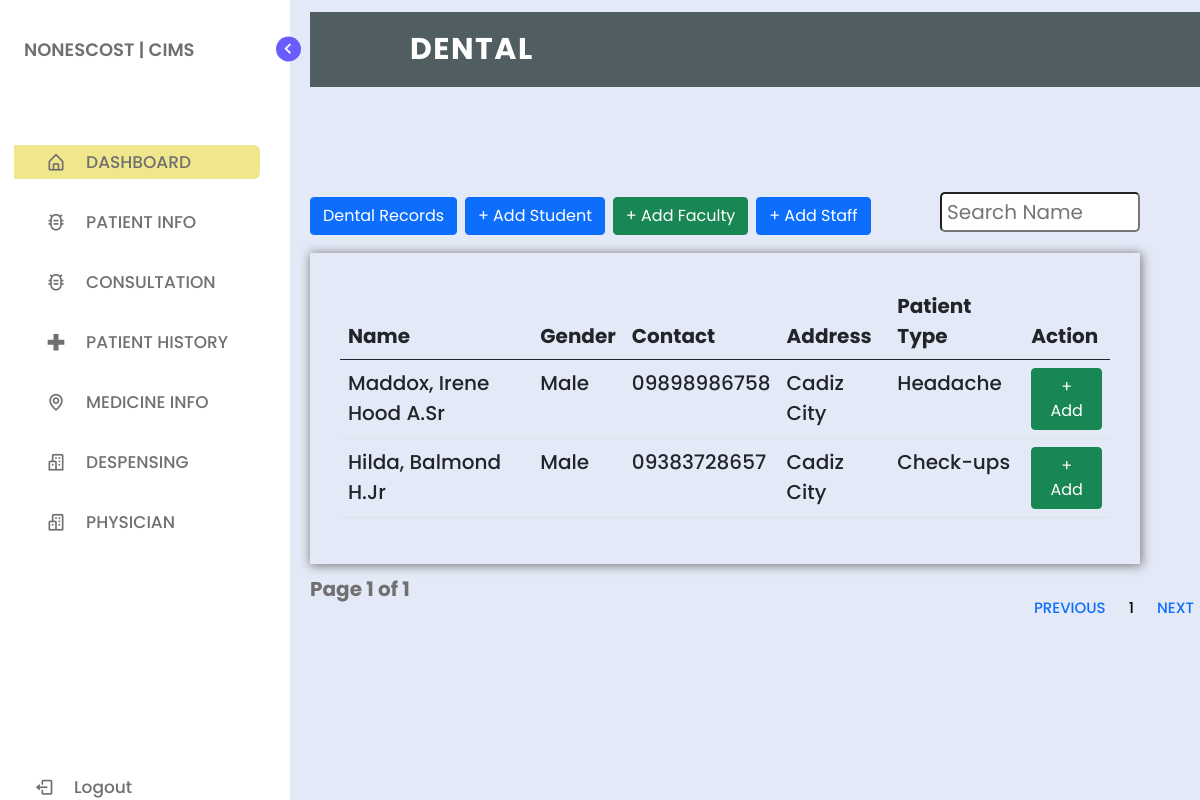
Page /denfaculty.php on the committed database.
### tables this page shows
CREATE TABLE `tbl_patient_record` (
  `id` int(11) NOT NULL,
  `f_name` varchar(255) NOT NULL,
  `m_name` varchar(255) NOT NULL,
  `l_name` varchar(255) NOT NULL,
  `suffix` varchar(255) NOT NULL,
  `gender` varchar(255) NOT NULL,
  `con_num` varchar(255) NOT NULL,
  `address` varchar(255) NOT NULL,
  `dob` varchar(255) NOT NULL,
  `email` varchar(255) NOT NULL,
  `patient_type` varchar(255) NOT NULL,
  `course` varchar(255) NOT NULL,
  `access` varchar(255) NOT NULL
);

### denfaculty.php (the view, shortened to what this page needs)
<?php
include_once('connection.php');
if (isset($_GET['page_no']) && $_GET['page_no'] !== "") {
    $page_no = $_GET['page_no'];
} else {
    $page_no = 1;
}
$total_records_per_page = 2;
$offset = ($page_no - 1) * $total_records_per_page;
$previous_page = $page_no - 1;
$next_page = $page_no + 1;
$result_count = mysqli_query($conn, "SELECT COUNT(*) as total_records FROM tbl_patient_record WHERE access = 'Faculty'") or die(mysqli_error($conn));
$records = mysqli_fetch_array($result_count);
$total_records = $records['total_records'];
$total_no_of_pages = ceil($total_records / $total_records_per_page);
$sql = "SELECT * FROM tbl_patient_record WHERE access = 'Faculty' LIMIT $offset, $total_records_per_page";
$result = mysqli_query($conn, $sql) or die(mysqli_error($conn));
?>
<!DOCTYPE html>
<html lang="en">
<head>
    <link href="https://cdn.jsdelivr.net/npm/bootstrap@5.0.2/dist/css/bootstrap.min.css" rel="stylesheet">
    <link href="https://cdn.jsdelivr.net/npm/bootstrap@5.0.2/dist/css/bootstrap.min.css" rel="stylesheet">
    <link href="https://cdn.jsdelivr.net/npm/bootstrap@5.0.2/dist/css/bootstrap.min.css" rel="stylesheet">
    <link href="https://cdn.jsdelivr.net/npm/bootstrap@5.0.2/dist/css/bootstrap.min.css" rel="stylesheet">
    <link rel="stylesheet" href="style.css">
    <link href='https://unpkg.com/boxicons@2.1.1/css/boxicons.min.css' rel='stylesheet'>
</head>
<body>
    <nav class="sidebar">
        <header>
            <div class="image-text">
                <div class="text logo-text">
                    <span style="margin-left: -50px;" class="name">NONESCOST | CIMS</span>
                </div>
            </div>
            <i class='bx bx-chevron-right toggle'></i>
        </header>
        <div class="menu-bar">
            <div class="menu">
                <ul class="menu-links">
                    <li class="nav-link">
                        <a href="index.php" id="lop">
                            <i class='bx bx-home-alt icon'></i>
                            <span class="text nav-text">DASHBOARD</span>
                        </a>
                    </li>
                    <li class="nav-link">
                    <div class="dropdown" style="height: 30px;">
                        <a href="list_of_prk.php">
                            <i class='bx bx-bug-alt icon'></i>
                            <span class="text">PATIENT INFO</span>
                            </div>
                    </li>
                    <li class="nav-link">
                    <div class="dropdown" style="height: 30px;">
                        <a href="list_of_prk.php">
                            <i class='bx bx-bug-alt icon'></i>
                            <span class="text">CONSULTATION</span>
                            </div>
                    </li>
                    <li class="nav-link">
                        <a href="patient_history.php">
                            <i class='bx bx-plus-medical icon plus-medical'></i>
                            <span class="text nav-text">PATIENT HISTORY</span>
                        </a>
                    </li>
                    <li class="nav-link">
                        <a href="medicine.php">
                            <i class='bx bx-map icon map'></i>
                            <span class="text nav-text">MEDICINE INFO</span>
                        </a>
                    </li>
                    <li class="nav-link">
                        <a href="despensing.php">
                            <i class='bx bx-buildings icon buildings'></i>
                            <span class="text nav-text">DESPENSING</span>
                        </a>
                    </li>
                    <li class="nav-link">
                        <a href="physician.php">
                            <i class='bx bx-buildings icon buildings'></i>
                            <span class="text nav-text">PHYSICIAN</span>
                        </a>
                    </li>
                </ul>
            </div>
            <div class="bottom-content">
                <li class="">
                    <a href="logout.php">
                        <i class='bx bx-log-out icon'></i>
                        <span class="text nav-text">Logout</span>
                    </a>
                </li>
            </div>
        </div>
    </nav>
    <section class="home">
        <div class="text">
            <nav>
                <div class="logo">
                    <p>DENTAL</p>
                </div>
            </nav><br><br><br><br>
            <button class="btn btn-primary"><a href="dental.php" style="color: white;text-decoration:none;">Dental Records</a></button>
            <button class="btn btn-primary"><a href="denstudent.php" style="color: white;text-decoration:none;">+ Add Student</a></button>
            <button class="btn btn-success"><a href="medfaculty.php" style="color: white;text-decoration:none;">+ Add Faculty</a></button>
            <button class="btn btn-primary"><a href="medstaff.php" style="color: white;text-decoration:none;">+ Add Staff</a></button>
            <input type="text" name="search_text" id="search_text" placeholder="Search Name" style="border-radius: 5px;height:40px;font-size:20px;float:right;padding: 5px;width:200px" />
            <div class="mt-3">
                <div class="td" style="background-color: transparent;padding:30px">
                    <table class="table" style="font-size: 20px;">
                        <thead>
                            <tr>
                                <th>Name</th>
                                <th>Gender</th>
                                <th>Contact</th>
                                <th>Address</th>
                                <th>Patient Type</th>
                                <th>Action</th>
                            </tr>
                        </thead>
                        <tbody>
                            <?php while ($row = mysqli_fetch_array($result)) { ?>
                                <tr>
                                    <td><?= $row['l_name'] ?>, <?= $row['f_name'] ?> <?= $row['m_name'] ?><?= $row['suffix'] ?></td>
                                    <td><?= $row['gender'] ?></td>
                                    <td><?= $row['con_num'] ?></td>
                                    <td><?= $row['address'] ?></td>
                                    <td><?= $row['patient_type'] ?></td>
                                    <td>
                                        <button type="button" class="btn btn-success editstudent">+ Add</button>
                                    </td>
                                </tr>
                            <?php }
                            ?>
                        </tbody>
                    </table>
                </div>
                <nav class="na" aria-label="Page navigation example">
                    <ul class="pagination">
                        <li class="page-item"><a class="page-link <?= ($page_no <= 1) ? 'disabled' : ''; ?> " <?= ($page_no > 1) ? 'href=?page_no=' . $previous_page : ''; ?> style="font-size: 15px;">Previous</a></li>
                        <?php for ($counter = 1; $counter <= $total_no_of_pages; $counter++) { ?>
                            <?php if ($page_no != $counter) { ?>
                                <li class="page-item"><a class="page-link" href="?page_no=<?= $counter; ?>" style="font-size: 15px;color:black"><?= $counter; ?></a></li>
                            <?php } else { ?>
                                <li class="page-item"><a class="page-link active" style="font-size: 15px;color:black"><?= $counter; ?></a></li>
                            <?php } ?>
                        <?php } ?>
                        <li class="page-item"><a class="page-link <?= ($page_no >= $total_no_of_pages) ? 'disabled' : ''; ?> " <?= ($page_no < $total_no_of_pages) ? 'href=?page_no=' . $next_page : ''; ?> style="font-size: 15px;">Next</a></li>
                    </ul>
                </nav>
                <div class="p-10">
                    <strong style="font-size: 20px;">Page <?= $page_no; ?> of <?= $total_no_of_pages; ?></strong>
                </div>
            </div>
    </section>
</body>
</html>

### style.css (style rules this page uses)
* { margin: 0; padding: 0; box-sizing: border-box; font-family: 'Poppins', sans-serif; }
:root { --body-color: #E4E9F7; --sidebar-color: #FFF; --primary-color: #695CFE; --primary-color-light: #F6F5FF; --toggle-color: #DDD; --text-color: #707070; --tran-03: all 0.2s ease; --tran-03: all 0.3s ease; --tran-04: all 0.3s ease; }
body { min-height: 100vh; background-color: var(--body-color); transition: var(--tran-05); }
.sidebar { position: fixed; top: 0; left: 0; height: 100%; width: 290px; padding: 10px 14px; background: var(--sidebar-color); transition: var(--tran-05); z-index: 100; }
.sidebar li { height: 50px; list-style: none; display: flex; align-items: center; margin-top: 10px; }
.sidebar header .image, .sidebar .icon { min-width: 60px; border-radius: 6px; }
.sidebar .icon { min-width: 60px; border-radius: 6px; height: 100%; display: flex; align-items: center; justify-content: center; font-size: 20px; }
.sidebar .text, .sidebar .icon { color: var(--text-color); transition: var(--tran-03); }
.sidebar .text { font-size: 17px; font-weight: 500; white-space: nowrap; opacity: 1; }
.sidebar header { position: relative; }
.sidebar header .image-text { display: flex; align-items: center; }
.sidebar header .logo-text { display: flex; flex-direction: column; }
header .image-text .name { margin-top: 2px; font-size: 18px; font-weight: 600; }
.sidebar header .toggle { position: absolute; top: 50%; right: -25px; transform: translateY(-50%) rotate(180deg); height: 25px; width: 25px; background-color: var(--primary-color); color: var(--sidebar-color); border-radius: 50%; display: flex; align-items: center; justify-content: center; font-size: 22px; cursor: pointer; transition: var(--tran-05); }
.sidebar .menu { margin-top: 40px; }
.sidebar li a { list-style: none; height: 100%; background-color: transparent; display: flex; align-items: center; height: 100%; width: 100%; border-radius: 6px; text-decoration: none; transition: var(--tran-03); }
.sidebar .menu-bar { height: calc(100% - 55px); display: flex; flex-direction: column; justify-content: space-between; overflow-y: scroll; }
.home { position: absolute; top: 0; top: 0; left: 250px; height: 100vh; width: calc(100% - 250px); background-color: var(--body-color); transition: var(--tran-05); }
.home .text { font-size: 30px; font-weight: 500; color: var(--text-color); padding: 12px 60px; }

### denfaculty.php (style rules this page uses)
nav { width: 83%; height: 75px; background-color: #505d61; line-height: 75px; padding: 0px 100px; position: fixed; z-index: 1; }
nav .logo { font-size: 30px; font-weight: bold; letter-spacing: 1.5px; }
nav .logo p { float: left; color: #fff; text-transform: uppercase; }
nav ul { float: right; }
nav ul li { display: inline-block; list-style: none; }
nav ul li a { color: #fff; text-decoration: none; font-size: 18px; text-transform: uppercase; padding: 0px 32px; }
nav ul li .active { color: #c0d96f; }
#lop { background-color: #F0E68C; }
.dropdown { position: relative; display: inline-block; }
.na { background-color: transparent; }
.na ul { background-color: transparent; border: none; }
.na li { background-color: transparent; border: none; }
.na li a { background-color: transparent; border: none; }
.td { box-shadow: 1px 1px 10px 1px grey; }

### rows in the picture
tbl_patient_record: l_name "Maddox", f_name "Irene Hood", m_name "A.", suffix "Sr", gender "Male", con_num "09898986758", address "Cadiz City", patient_type "Headache"
tbl_patient_record: l_name "Hilda", f_name "Balmond", m_name "H.", suffix "Jr", gender "Male", con_num "09383728657", address "Cadiz City", patient_type "Check-ups"

### other values in the picture
$page_no "1"
$total_no_of_pages "1"
